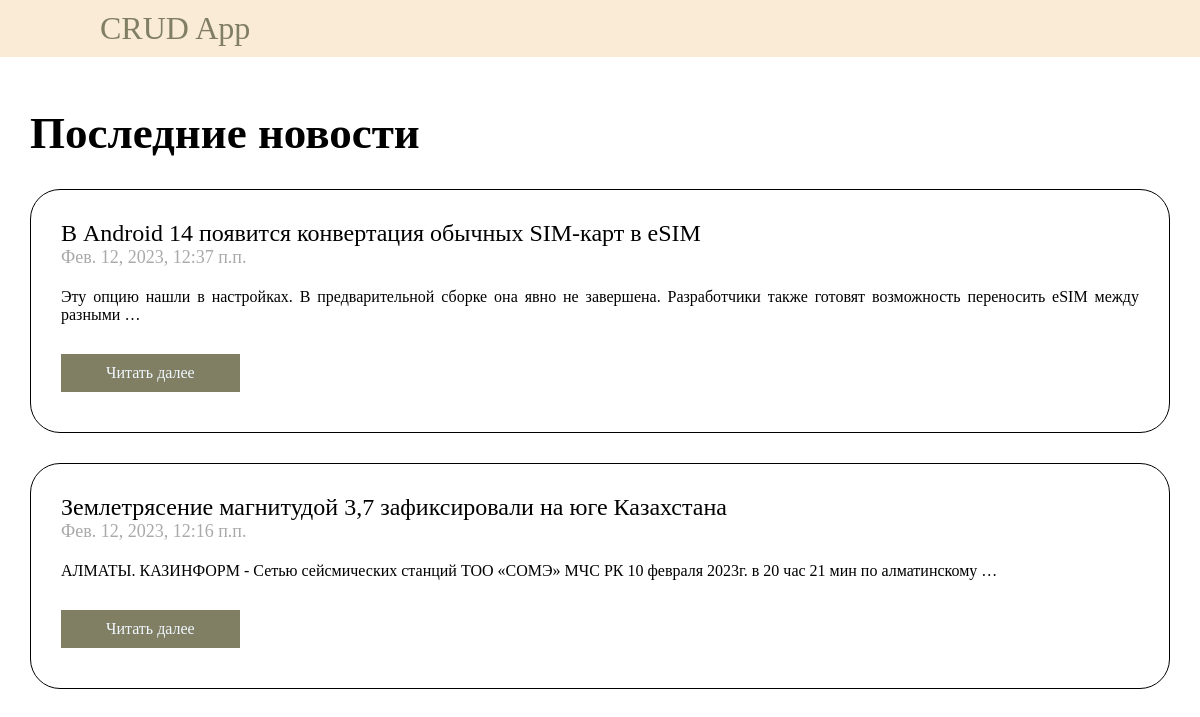
The page / on the database its author committed.
### newsCore/models.py (models this page shows, shortened)
class Post(models.Model):
    title = models.CharField("Заголовок", max_length=255)
    postDate = models.DateTimeField("Дата и время публикации", default=datetime.now)
    content = models.TextField("Контент")
    class Meta:
        verbose_name = "Пост"
        verbose_name_plural = "Посты"

### newsCore/views.py (the view)
# urls.py: path('', views.homePage, name='homePage'),
def homePage(request):
    posts = Post.objects.all().order_by('-postDate')
    return render(request, "index.html", {
        'posts': posts
    })

### newsCore/templates/index.html (shortened to what this page needs)
{% extends 'base.html' %}
{% block content %}
    <div class="news">
            <h1>Последние новости</h1>
            {% for post in posts %}
            <div class="card">
                <h3 class="card-title">{{ post.title }}</h3>
                <h4 class="card-date">{{ post.postDate }}</h4>
                <p class="card-content">{{ post.content|truncatewords:20 }}</p>
                <a href="{% url 'postDetail' pk=post.pk %}" class="primary-button">Читать далее</a>
            </div>
        {% endfor %}
    </div>
{% endblock %}

### newsCore/templates/base.html (shortened to what this page needs)
{% load static %}
<!DOCTYPE html>
<html lang="en">
<head>
    <link rel="stylesheet" href="{% static './css/style.css' %}">
</head>
<body>
    <header class="header">
        <div class="container">
            <a href="#" class="logo" >CRUD App</a>
        </div>
    </header>
  {% block content %}
  {% endblock %}
</body>
</html>

### newsCore/static/css/style.css (style rules this page uses)
* { padding: 0; margin: 0; box-sizing: border-box; }
.container { margin-left: 100px; margin-right: 100px; }
.header { background-color: antiquewhite; height: 57px; }
.logo { font-size: 32px; text-decoration: none; color: rgb(128, 126, 99); position: relative; top: 10px; }
.news { padding: 50px 0; }
.news h1 { font-size: 45px; margin-bottom: 20px; color: rgb(0, 0, 0); margin-left: 30px; }
.card { padding: 30px; margin: 30px; border: 1px solid; border-radius: 30px; margin-bottom: 10px; }
.card-title { font-size: 24px; color: black; font-weight: 400; }
.card-date { font-size: 18px; color: darkgray; margin-bottom: 20px; font-weight: 400; }
.card-content { text-align: justify; font-size: 16px; font-weight: 200; color: black; margin-bottom: 30px; }
.primary-button { margin-bottom: 10px; display: inline-block; background-color: rgb(128, 126,99); color: aliceblue; text-decoration: none; padding: 10px 45px; border: none; }

### rows shown on the page
Post: title "В Android 14 появится конвертация обычных SIM-карт в eSIM", postDate "Фев. 12, 2023, 12:37 п.п.", content "Эту опцию нашли в настройках. В предварительной сборке она явно не завершена. Разработчики также готовят возможность переносить eSIM между разными …"
Post: title "Землетрясение магнитудой 3,7 зафиксировали на юге Казахстана", postDate "Фев. 12, 2023, 12:16 п.п.", content "АЛМАТЫ. КАЗИНФОРМ - Сетью сейсмических станций ТОО «СОМЭ» МЧС РК 10 февраля 2023г. в 20 час 21 мин по алматинскому …"
